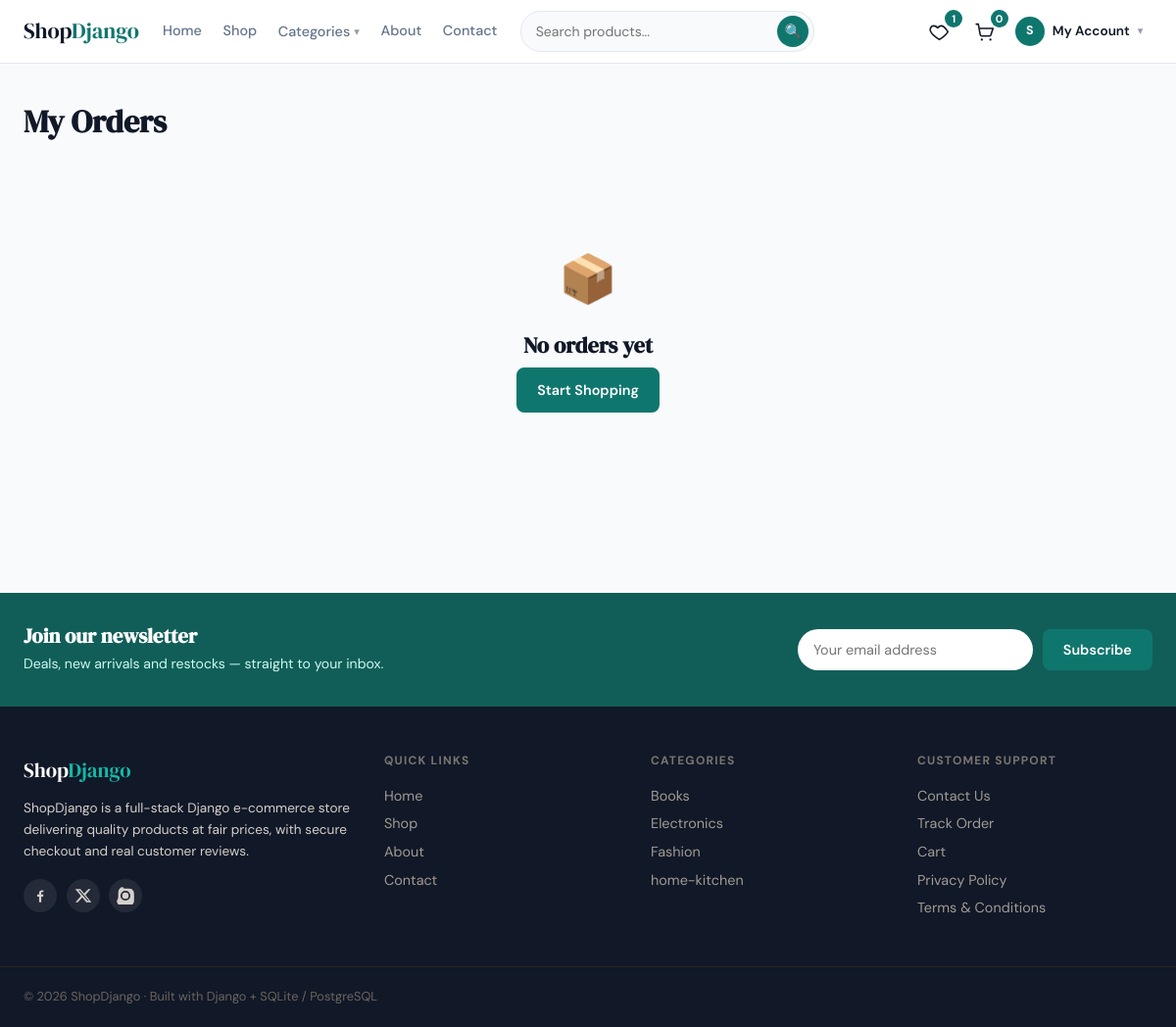
The page /orders/my-orders/ (signed in) on the database its author committed.
### store/models.py (models this page shows, shortened)
class Category(models.Model):
    name = models.CharField(max_length=200)
    slug = models.SlugField(unique=True)
    description = models.TextField(blank=True)
    image = models.ImageField(upload_to='categories/', blank=True)
    class Meta:
        verbose_name_plural = 'Categories'
        ordering = ['name']
    def get_absolute_url(self):
        return reverse('store:product_list_by_category', args=[self.slug])

### orders/views.py (the view)
# urls.py: path('my-orders/', views.order_list, name='order_list'),
@login_required
def order_list(request):
    orders = Order.objects.filter(user=request.user).prefetch_related('items__product')
    return render(request, 'orders/order_list.html', {'orders': orders})

### cart/cart.py (called while the page is built)
    def __len__(self):
        return sum(item['quantity'] for item in self.cart.values())

### cart/context_processors.py (called while the page is built)
def cart(request):
    return {'cart': Cart(request)}

### store/context_processors.py (called while the page is built)
def wishlist_count(request):
    if request.user.is_authenticated:
        wishlist = getattr(request.user, 'wishlist', None)
        return {'wishlist_count': wishlist.products.count() if wishlist else 0}
    return {'wishlist_count': 0}

def nav_categories(request):
    return {'nav_categories': Category.objects.all()[:8]}

### templates/orders/order_list.html (shortened to what this page needs)
{% extends 'base.html' %}
{% block content %}
<section class="section">
  <h1 class="page-title">My Orders</h1>
  {% if orders %}
  <div class="orders-table-wrap">
    <table class="orders-table">
      <thead><tr><th>Order #</th><th>Date</th><th>Items</th><th>Total</th><th>Status</th><th></th></tr></thead>
      <tbody>
        {% for order in orders %}
        <tr>
          <td><strong>#{{ order.id }}</strong></td>
          <td>{{ order.created|date:"M d, Y" }}</td>
          <td>{{ order.items.count }} item{{ order.items.count|pluralize }}</td>
          <td>${{ order.get_total_cost }}</td>
          <td><span class="status-badge status-{{ order.status }}">{{ order.get_status_display }}</span></td>
          <td><a href="{% url 'orders:order_detail' order.id %}" class="btn btn-sm">View</a></td>
        </tr>
        {% endfor %}
      </tbody>
    </table>
  </div>
  {% else %}
  <div class="empty-state">
    <div class="empty-icon">📦</div>
    <h3>No orders yet</h3>
    <a href="{% url 'store:product_list' %}" class="btn btn-primary">Start Shopping</a>
  </div>
  {% endif %}
</section>
{% endblock %}

### templates/base.html (shortened to what this page needs)
<!DOCTYPE html>
<html lang="en">
<head>
  {% load static %}
  <link rel="stylesheet" href="{% static 'css/main.css' %}">
</head>
<body>
<nav class="navbar">
  <div class="nav-inner">
    <a href="{% url 'store:product_list' %}" class="nav-logo">Shop<span>Django</span></a>
    <div class="nav-links" id="nav-links">
      <a href="{% url 'store:product_list' %}" class="{% if request.resolver_match.url_name == 'product_list' and not request.GET.q %}active{% endif %}">Home</a>
      <a href="{% url 'store:product_list' %}#products">Shop</a>
      <div class="nav-dropdown">
        <span class="nav-dropdown-label">Categories</span>
      </div>
      <a href="{% url 'store:about' %}" class="{% if request.resolver_match.url_name == 'about' %}active{% endif %}">About</a>
      <a href="{% url 'store:contact' %}" class="{% if request.resolver_match.url_name == 'contact' %}active{% endif %}">Contact</a>
    </div>
    <form method="get" action="{% url 'store:product_list' %}" class="nav-search">
      <input type="text" name="q" value="{{ query }}" placeholder="Search products..." class="nav-search-input" aria-label="Search products">
      <button type="submit" class="nav-search-btn" aria-label="Search">&#x1F50D;</button>
    </form>
    <div class="nav-right">
      <a href="{% if user.is_authenticated %}{% url 'store:wishlist' %}{% else %}{% url 'accounts:login' %}?next={% url 'store:wishlist' %}{% endif %}" class="icon-btn" aria-label="Wishlist">
        <svg viewBox="0 0 24 24" width="21" height="21" fill="none" stroke="currentColor" stroke-width="1.8" stroke-linecap="round" stroke-linejoin="round">
          <path d="M12 21s-7.5-4.6-10-9.1C.5 8.6 2 5 5.6 5c2 0 3.4 1 4.4 2.4C11 6 12.4 5 14.4 5 18 5 19.5 8.6 22 11.9 19.5 16.4 12 21 12 21z"/>
        </svg>
        <span id="wishlist-count" class="icon-count">{{ wishlist_count }}</span>
      </a>
      <a href="{% url 'cart:cart_detail' %}" class="icon-btn" aria-label="Cart">
        <span id="cart-count" class="icon-count">{{ cart|length }}</span>
      </a>
      {% if user.is_authenticated %}
      <div class="nav-dropdown profile-dropdown">
        <span class="nav-dropdown-label">
          <span class="profile-avatar-sm">{{ user.first_name|first|upper|default:user.username|first|upper }}</span>
          <span class="label-text">My Account</span>
        </span>
      </div>
      {% else %}
      <a href="{% url 'accounts:login' %}" class="btn btn-outline btn-sm">Login</a>
      <a href="{% url 'accounts:register' %}" class="btn btn-primary btn-sm">Register</a>
      {% endif %}
    </div>
  </div>
</nav>
<main>{% block content %}{% endblock %}</main>
<footer class="footer">
  <div class="footer-newsletter">
    <div class="footer-newsletter-inner">
      <div>
        <h3>Join our newsletter</h3>
        <p>Deals, new arrivals and restocks — straight to your inbox.</p>
      </div>
      <form id="newsletter-form" class="newsletter-form" action="{% url 'store:newsletter_subscribe' %}" method="post">
        <input type="email" name="email" required placeholder="Your email address" class="newsletter-input">
        <button type="submit" class="btn btn-primary">Subscribe</button>
      </form>
    </div>
  </div>
  <div class="footer-inner">
    <div class="footer-brand">
      <span class="nav-logo">Shop<span>Django</span></span>
      <p>ShopDjango is a full-stack Django e-commerce store delivering quality products at fair prices, with secure checkout and real customer reviews.</p>
      <div class="footer-social">
        <a href="#" aria-label="Facebook" class="social-icon"><svg viewBox="0 0 24 24" width="18" height="18" fill="currentColor"><path d="M13.5 21v-7.6h2.55l.38-2.96h-2.93v-1.9c0-.86.24-1.44 1.47-1.44h1.57V4.8A21 21 0 0 0 14.1 4.7c-2.1 0-3.54 1.28-3.54 3.63v2.1H8v2.97h2.56V21z"/></svg></a>
        <a href="#" aria-label="Twitter / X" class="social-icon"><svg viewBox="0 0 24 24" width="18" height="18" fill="currentColor"><path d="M18.9 3H22l-7.1 8.1L23 21h-6.9l-5.4-6.6L4.4 21H1.3l7.6-8.7L1 3h7.1l4.9 6.1L18.9 3zM17.7 19h1.9L7.4 4.9H5.4L17.7 19z"/></svg></a>
        <a href="#" aria-label="Instagram" class="social-icon"></a>
      </div>
    </div>
    <div class="footer-links">
      <h4>Quick Links</h4>
      <a href="{% url 'store:product_list' %}">Home</a>
      <a href="{% url 'store:product_list' %}#products">Shop</a>
      <a href="{% url 'store:about' %}">About</a>
      <a href="{% url 'store:contact' %}">Contact</a>
    </div>
    <div class="footer-links">
      <h4>Categories</h4>
      {% for cat in nav_categories %}
      <a href="{{ cat.get_absolute_url }}">{{ cat.name }}</a>
      {% empty %}
      <span class="nav-dropdown-empty">No categories yet</span>
      {% endfor %}
    </div>
    <div class="footer-links">
      <h4>Customer Support</h4>
      <a href="{% url 'store:contact' %}">Contact Us</a>
      {% if user.is_authenticated %}
      <a href="{% url 'orders:order_list' %}">Track Order</a>
      {% endif %}
      <a href="{% url 'cart:cart_detail' %}">Cart</a>
      <a href="{% url 'store:privacy_policy' %}">Privacy Policy</a>
      <a href="{% url 'store:terms' %}">Terms &amp; Conditions</a>
    </div>
  </div>
  <div class="footer-bottom">© 2026 ShopDjango · Built with Django + SQLite / PostgreSQL</div>
</footer>
</body>
</html>

### rows shown on the page
Category: name "Books"
Category: name "Electronics"
Category: name "Fashion"
Category: name "home-kitchen"

### other values the page prints
{{ wishlist_count }} "1"
{{ cart|length }} "0"
{{ user.first_name|first|upper|default:user.username|first|upper }} "S"
